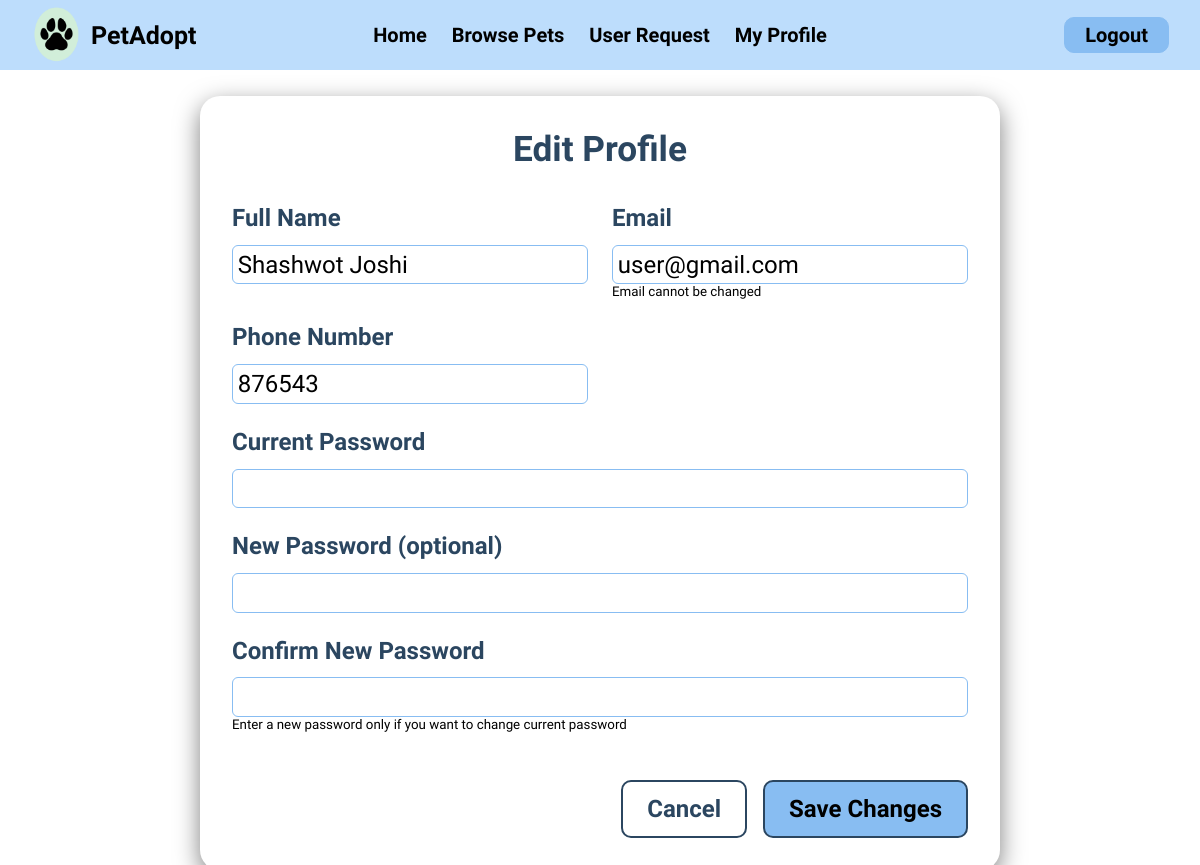
Page /myprofile.php (signed in) on the earlier database version.
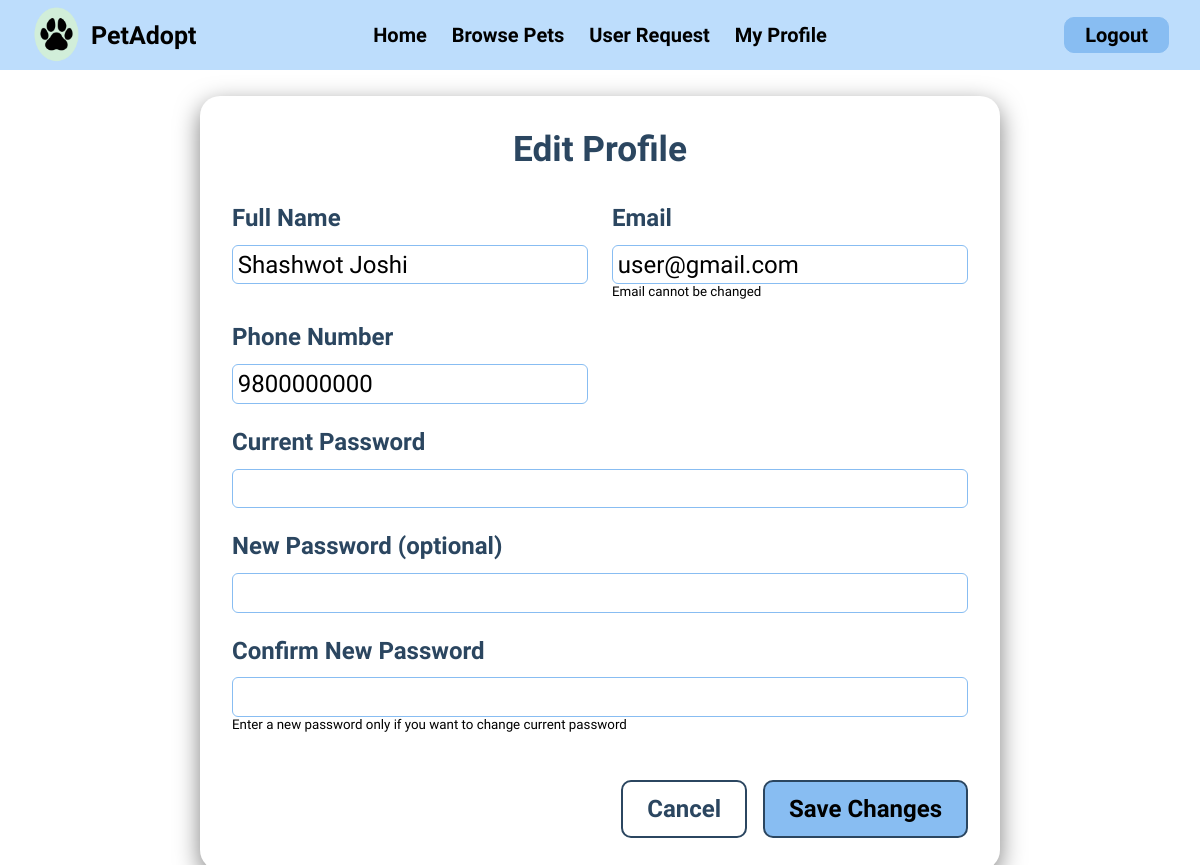
Same page on the later database version.
### tables this page shows
CREATE TABLE `users` (
  `id` int(11) NOT NULL AUTO_INCREMENT,
  `full_name` varchar(255) NOT NULL,
  `email` varchar(255) NOT NULL,
  `phone_num` varchar(10) NOT NULL,
  `password` varchar(255) NOT NULL,
  `role` enum('user','admin','superadmin') NOT NULL DEFAULT 'user',
  `pet_id` int(11) DEFAULT NULL,
  PRIMARY KEY (`id`),
  UNIQUE KEY `email` (`email`),
  UNIQUE KEY `phone_num` (`phone_num`),
  KEY `pet_id` (`pet_id`)
);

### myprofile.php (the view, shortened to what this page needs)
<?php
include("connection.php");
include("navbar.php");
$user_id = $_SESSION['id'];
$stmt = $con->prepare("SELECT full_name, email, phone_num, role, password FROM users WHERE id = ?");
$stmt->bind_param("i", $user_id);
$stmt->execute();
$result = $stmt->get_result();
$user = $result->fetch_assoc();
?>
<html>
<head>
    <link rel="stylesheet" href="css/style.css">
</head>
<body>
<div class="edit-container">
    <h1>Edit Profile</h1>
    <form method="POST">
        <div class="form-group">
            <label for="full_name">Full Name</label>
            <input type="text" id="full_name" name="full_name" value="<?php echo htmlspecialchars($user['full_name']); ?>" required>
        </div>
        <div class="form-group">
            <label for="email">Email</label>
            <input type="email" id="email" value="<?php echo htmlspecialchars($user['email']); ?>" readonly>
            <small>Email cannot be changed</small>
        </div>
        <div class="form-group">
            <label for="phone_num">Phone Number</label>
            <input type="text" id="phone_num" name="phone_num" value="<?php echo htmlspecialchars($user['phone_num']); ?>" required
                   pattern="^(98|97)[0-9]{8}$"
                   title="Phone number must start with 98 or 97 and be 10 digits long">
        </div>
        <div class="form-group full-width">
            <label for="current_password">Current Password</label>
            <input type="password" id="current_password" name="current_password">
        </div>
        <div class="form-group full-width">
            <label for="password">New Password (optional)</label>
            <input type="password" id="password" name="password">
        </div>
        <div class="form-group full-width">
            <label for="password1">Confirm New Password</label>
            <input type="password" id="password1" name="password1">
            <small>Enter a new password only if you want to change current password</small>
        </div>
        <div class="btn-container">
            <a href="myprofile.php" class="cancel-btn">Cancel</a>
            <button type="submit">Save Changes</button>
        </div>
    </form>
</div>
</body>
</html>

### navbar.php (shortened to what this page needs)
<?php
include('connection.php');
$user = null;
if (isset($_SESSION['id'])) {
    $user_id = $_SESSION['id'];
    $stmt = $con->prepare("SELECT full_name, email, phone_num, role FROM users WHERE id = ?");
    $stmt->bind_param("i", $user_id);
    $stmt->execute();
    $result = $stmt->get_result();
    $user = $result->fetch_assoc();
}
?>
<html>
<head>
    <link rel="stylesheet" href="assets/css/style.css">
</head>
<body>
    <header>
        <div class="navigationbar">
            <a class="leftsection">
                <img src="assets/images/logo.png" alt="Logo" class="logo">
                <span class="Title">PetAdopt</span>
            </a>
            <div class="MidSection">
                <?php if ($user): ?>
                    <a href="user.php">Home</a>
                <?php else: ?>
                    <a href="index.php">Home</a>
                <?php endif; ?>
                <a href="browsePets.php">Browse Pets</a>
                <?php if ($user): ?>
                    <?php if ($user['role'] == 'admin'): ?>
                        <a href="myRequests.php">User Request</a>
                    <?php else: ?>
                        <a href="myRequests.php">My Requests</a>
                    <?php endif; ?>
                    <a href="myprofile.php">My Profile</a>
                <?php else: ?>
                    <a href="index.php#about">About Us</a>
                    <a href="index.php#footer">Contact</a>
                <?php endif; ?>
            </div>
            <div class="Login_Button">
                <?php if ($user): ?>
                    <a href="logout.php">Logout</a>
                <?php else: ?>
                    <a href="login.php">Login</a>
                <?php endif; ?>
            </div>
        </div>
    </header>
</body>
</html>

### assets/css/style.css (style rules this page uses)
* { margin: 0; padding: 0; box-sizing: border-box; font-family: "Agdasima", sans-serif; }
body { display: flex; flex-direction: column; }
a { text-decoration: none; }
.navigationbar { display: flex; align-items: center; justify-content: space-between; padding: 0 30px; border: 1px solid #bdddfc; background-color: #bdddfc; height: 70px; position: fixed; top: 0; width: 100%; z-index: 1000; }
.leftsection { display: flex; align-items: center; gap: 10px; text-decoration: none; }
.logo { height: 60px; width: 50px; }
.Title { font-size: 25px; color: black; font-weight: 700; }
.MidSection { display: flex; gap: 25px; position: absolute; left: 50%; transform: translateX(-50%); }
.MidSection a { color: black; font-size: 20px; font-weight: 700; text-decoration: none; }
.Login_Button { display: flex; align-items: center; }
.Login_Button a { color: black; font-size: 20px; font-weight: 700; padding: 5px 20px; border: 1px solid #88bdf2; background-color: #88bdf2; border-radius: 10px; text-decoration: none; }
.edit-container { width: 800px; margin: 2rem auto; border-radius: 20px; box-shadow: 0 8px 25px rgba(0, 0, 0, 0.5); padding: 2rem; margin-top: 6rem; }
.edit-container h1 { text-align: center; font-size: 2.2rem; margin-bottom: 1.5rem; color: #2b4660; position: relative; padding-bottom: 10px; }
.edit-container form { display: grid; grid-template-columns: 1fr 1fr; gap: 1.5rem; }
.form-group { display: flex; flex-direction: column; }
.full-width { grid-column: 1 / span 2; }
.form-group label { font-weight: bold; font-size: 1.5rem; color: #2b4660; margin-bottom: 8px; }
.form-group input { padding: 0.3rem; border: 1px solid #88bdf2; border-radius: 6px; margin-top: 0.3rem; margin-bottom: rem; font-size: 1.5rem; }
.btn-container { display: flex; justify-content: flex-end; gap: 1rem; margin-top: 1.5rem; grid-column: 1 / span 2; }
button, a.cancel-btn { text-align: center; border: none; border-radius: 10px; padding: 0.8rem 1.5rem; font-size: 1.5rem; font-weight: bold; background-color: #ffffff; border: 2px solid #2b4660; color: #2b4660; text-decoration: none; }
.btn-container button { background-color: #88bdf2; color: #000000; }
form { text-align: left; display: flex; flex-direction: column; gap: 0.5rem; }
label { font-size: 1.25rem; font-weight: bold; color: #2b4660; }

Differences in the rows shown:
changed users "Shashwot Joshi": phone_num "876543" → "9800000000"
